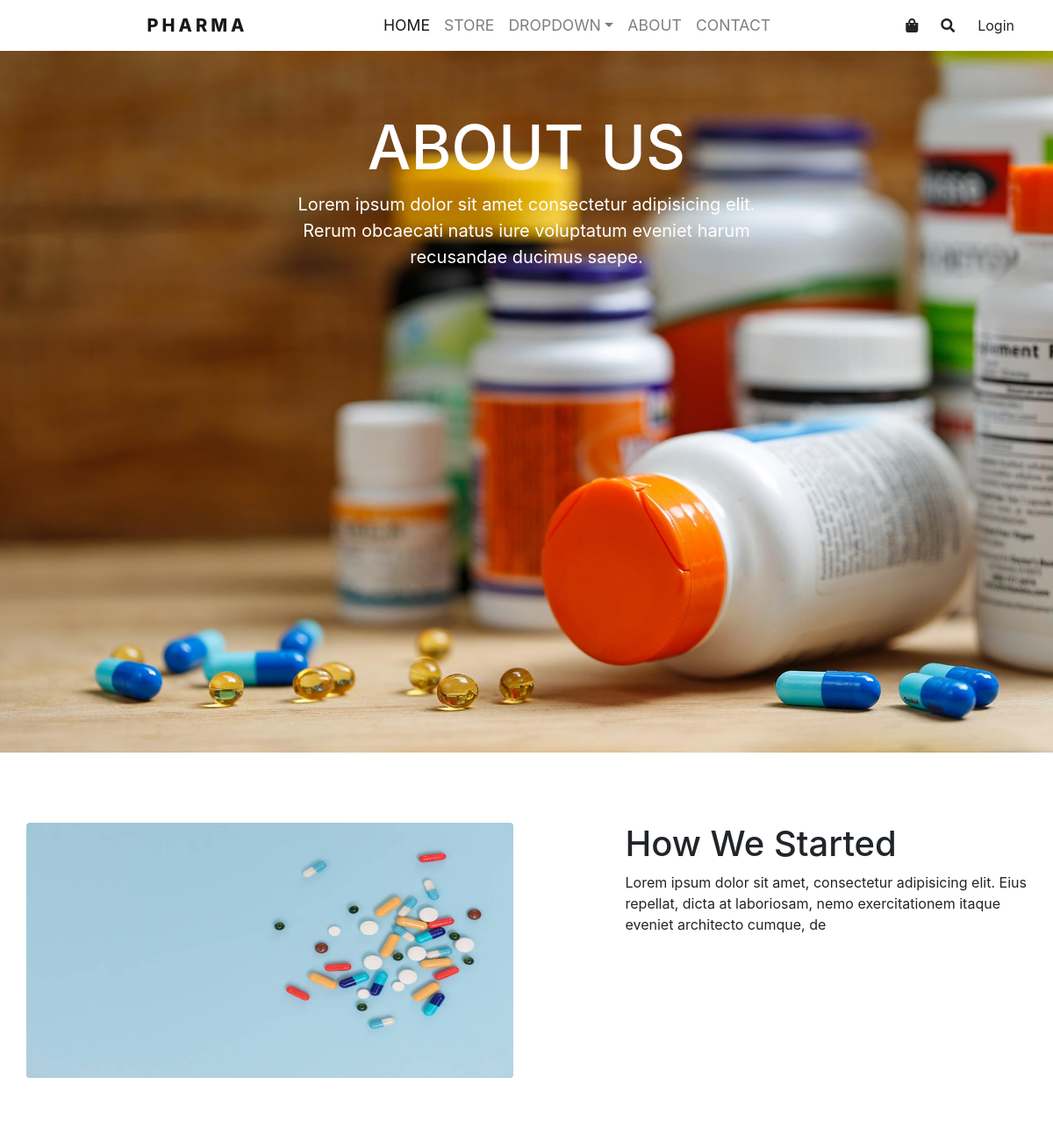
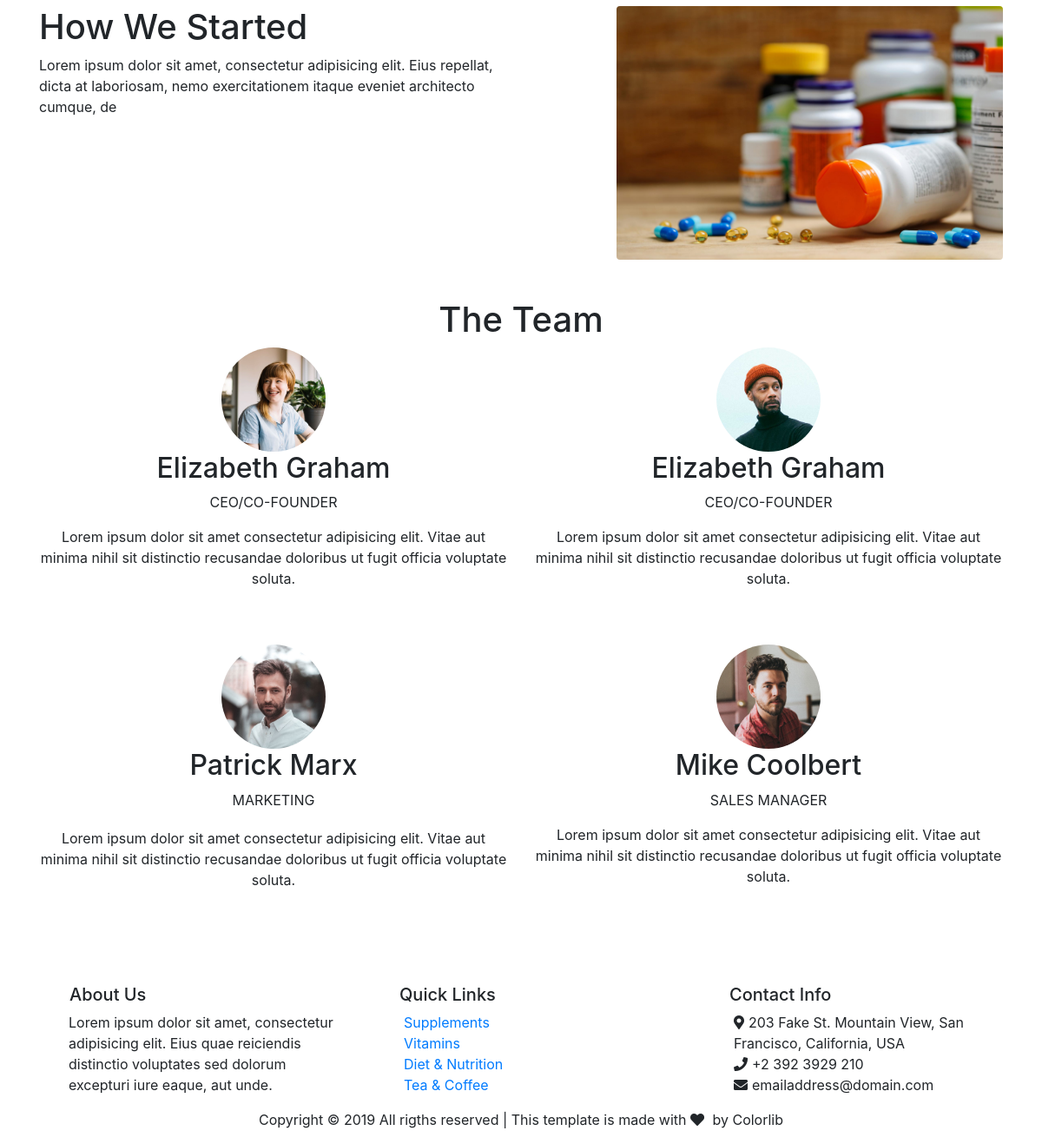
Screenshot of /main/about.php with the database file from the repository (2 pictures, top to bottom).
### tables this page shows
CREATE TABLE `pages_content` (
  `id` int(11) NOT NULL,
  `title` varchar(100) NOT NULL,
  `description` varchar(150) NOT NULL,
  `image` text NOT NULL,
  `pages_id` int(11) NOT NULL
);

### main/about.php (the view)
<?php include("../includes/header.php");
      include("../includes/db.php");
?>
<div class="container-fluid aboutUs">
    <div class="row">
        <?php
        $sql = "SELECT * FROM pages_content WHERE pages_id=2";
        $result = mysqli_query($connection, $sql);
        $result = mysqli_fetch_all($result, MYSQLI_ASSOC);
        if($result){
        ?>
        <div class="col-sm-3"></div>
            <div class="col-sm-6 text-center pt-5">
                <h1><?php echo $result[0]['title'] ?></h1>
                <p><?php echo $result[0]['description'] ?></p>
            </div>
         <div class="col-sm-3"></div>
    </div>
<?php
}
?>
</div>
<div class="container secContainer">
        <div class="row">
                <div class="col-md-6">
                <img src="../imgs/bg_1.jpg" alt="" class="img-fluid rounded">
                </div>
                <div class="col-md-1"></div>
                <div class="col-md-5">
                  <h1><?php echo $result[1]['title'] ?></h1>
                  <p><?php echo $result[1]['description'] ?></p>
                </div>
              </div>
</div>
<div class="container thirdContainer">
        <div class="row">
                    <div class="col-md-6">
                        <h1><?php echo $result[2]['title'] ?></h1>
                        <p><?php echo $result[2]['description'] ?></p>
                    </div>
                <div class="col-md-1"></div>
                <div class="col-md-5">
                <img src="../imgs/header.jpg" alt="" class="img-fluid rounded">
                </div>
         </div>
</div>
<div class="container fourthContainer">
    <h1>The Team</h1>
    <div class="row">
        <div class="col-sm-6 mb-5">
            <img src="../imgs/person_1.jpg" alt=""class="rounded-circle" style="width: 120px">
            <h2>Elizabeth Graham</h2>
            <blockquote>CEO/CO-FOUNDER</blockquote>
            <p>Lorem ipsum dolor sit amet consectetur adipisicing elit. Vitae aut minima nihil sit distinctio recusandae doloribus ut fugit officia voluptate soluta.</p>
        </div>
        <div class="col-sm-6 mb-5 person">
        <img src="../imgs/person_2.jpg" alt=""class="rounded-circle"style="width: 120px">
            <h2>Elizabeth Graham</h2>
            <blockquote>CEO/CO-FOUNDER</blockquote>
            <p>Lorem ipsum dolor sit amet consectetur adipisicing elit. Vitae aut minima nihil sit distinctio recusandae doloribus ut fugit officia voluptate soluta.</p>
        </div>
</div>
 <div class="row">
        <div class="col-sm-6 mb-5">
            <img src="../imgs/person_3.jpg" alt=""class="rounded-circle"style="width: 120px">
            <h2>Patrick Marx</h2>
            <blockquote>MARKETING</blockquote>
            <p class="text-center">Lorem ipsum dolor sit amet consectetur adipisicing elit. Vitae aut minima nihil sit distinctio recusandae doloribus ut fugit officia voluptate soluta.</p>
        </div>
        <div class="col-sm-6 mb-5">
        <img src="../imgs/person_4.jpg" alt=""class="rounded-circle"style="width: 120px">
            <h2>Mike Coolbert</h2>
            <blockquote>SALES MANAGER</blockquote>
            <p>Lorem ipsum dolor sit amet consectetur adipisicing elit. Vitae aut minima nihil sit distinctio recusandae doloribus ut fugit officia voluptate soluta.</p>
        </div>
    </div>
</div>
<?php
    include("../includes/footer.php");
?>

### css/style.css (style rules this page uses)
.aboutUs { background: url('../imgs/header.jpg')center center/ cover no-repeat; height: 100%; color: #fff; }
.aboutUs h1 { font-size: 70px; }
.aboutUs p { font-size: 20px; }
.text-center { margin: 20px auto; }
.img-fluid { max-width: 100%; height: auto; }
.secContainer { padding: 5em 0; }
.thirdContainer { padding-bottom: 20px; }
.fourthContainer { text-align: center!important; }
.fourthContainer h1 { padding-top: 25px; }

### rows the page displays
pages_content: title "ABOUT US", description "Lorem ipsum dolor sit amet consectetur adipisicing elit. Rerum obcaecati natus iure voluptatum eveniet harum recusandae ducimus saepe."
pages_content: title "How We Started", description "Lorem ipsum dolor sit amet, consectetur adipisicing elit. Eius repellat, dicta at laboriosam, nemo exercitationem itaque eveniet architecto cumque, de"
pages_content: title "How We Started", description "Lorem ipsum dolor sit amet, consectetur adipisicing elit. Eius repellat, dicta at laboriosam, nemo exercitationem itaque eveniet architecto cumque, de"
